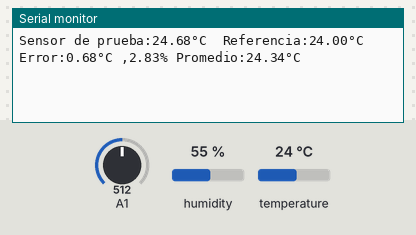
Simulated run of this sketch. Board: Arduino Uno, built with avr-gcc and run on an emulated ATmega328P. Parts: the last lines printed to the serial monitor. Wiring (inferred from the names in the program): DHT11 sensor: data pin 2. The inputs (shaded band) are chosen by the test bench; at power-on: temperature 24 °C, A1 = 512, humidity 55 %.

Above: at 2.6 s.
2.7 s: temperature set to 12 °C
At 4.2 s:
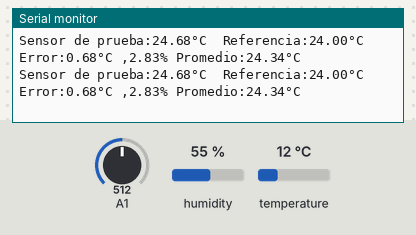
5.0 s: A1 set to 716
At 5.5 s:
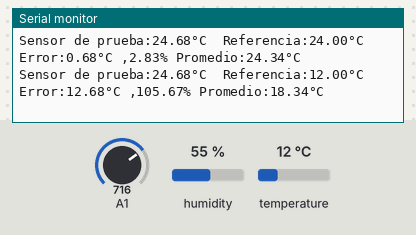
7.3 s: temperature set to 19 °C
At 9.2 s:
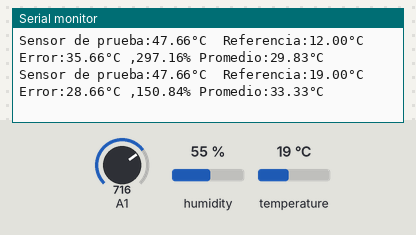
9.6 s: A1 set to 511
At 11.4 s:
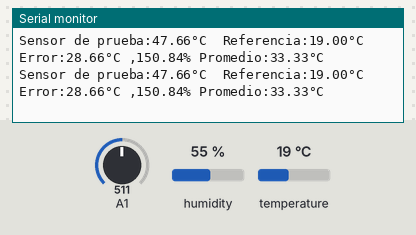
Timing chart, 0 to 12.9 s (numbered marks = the images above; inputs shaded):
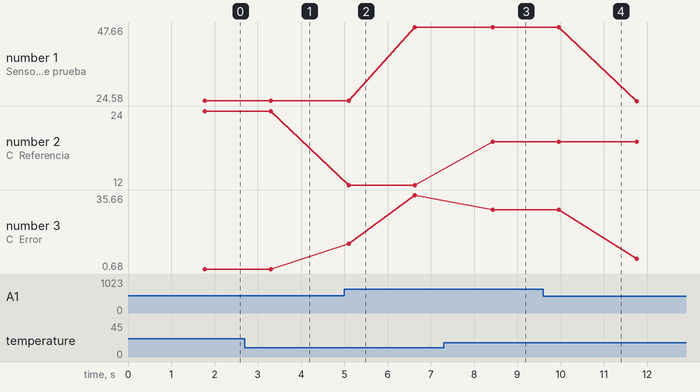

The sketch:

Dos_sensores.ino
```cpp
// Example testing sketch for various DHT humidity/temperature sensors
// Written by ladyada, public domain

float T, t, h, f, err, errp, mean;
#include "DHT.h"

#define DHTPIN 2     // what digital pin we're connected to

// Uncomment whatever type you're using!
#define DHTTYPE DHT11   // DHT 11
//define DHTTYPE DHT22   // DHT 22  (AM2302), AM2321
//#define DHTTYPE DHT21   // DHT 21 (AM2301)

DHT dht(DHTPIN, DHTTYPE);


void setup() {
  // put your setup code here, to run once:
  Serial.begin(9600);
  dht.begin();
}

void loop() {
  // put your main code here, to run repeatedly:
  //T = lm35();
  T = ntc();
  dht11();
  err = abs(T - t);
  errp = (err / t) * 100;
  mean = (T + t) / 2;
  Serial.println("Sensor de prueba:" + String(T) + "°C  " + "Referencia:" + String(t) + "°C  " + "Error:" + String(err) + "°C ," + "" + String(errp) + "%"  + " Promedio:" + String(mean) + "°C");

}


float lm35() {
  // read the input on analog pin 0:
  int sensorValue = analogRead(A0);
  // Convert the analog reading (which goes from 0 - 1023) to a voltage (0 - 5V):
  float milivoltage = sensorValue * (1 / 0.2046);
  float T =  milivoltage * 0.1;
  // print out the value you read:
  //Serial.println("Digito:" + String(sensorValue) + " " + "  Voltaje:" + String(milivoltage) + "mV" + "  Temperatura:" + String(T) + "°C");
  return T;
}

float ntc() {
  float R2 = 10020, c1 = 1.009249522e-03, c2 = 2.378405444e-04, c3 = 2.019202697e-07;
  int sensorValue = analogRead(A1);
  // Convert the analog reading (which goes from 0 - 1023) to a voltage (0 - 5V):
  float voltage = sensorValue * (5.0 / 1023.0);
  float R = R2 * ((5 / voltage) - 1);
  float T = (1.0 / (c1 + c2 * log(R) + c3 * pow(log(R), 3)));
  float C = T - 273.15;
  // print out the value you read:
  return C;
}

void dht11() {

  // Wait a few seconds between measurements.
  delay(1500);

  // Reading temperature or humidity takes about 250 milliseconds!
  // Sensor readings may also be up to 2 seconds 'old' (its a very slow sensor)
  h = dht.readHumidity();
  // Read temperature as Celsius (the default)
  t = dht.readTemperature();
  // Read temperature as Fahrenheit (isFahrenheit = true)
  f = dht.readTemperature(true);

  // Check if any reads failed and exit early (to try again).
  if (isnan(h) || isnan(t) || isnan(f)) {
    Serial.println("Failed to read from DHT sensor!");
    return;
  }
}
```

Measured:
- after the input at 7.3 s, the serial monitor: prints a new line after 1.1 s (image 3)
- plotted number 1: 24.68 → 47.66 after the input at 5.0 s, 47.66 → 24.58 after the input at 9.6 s
- plotted number 2: 12 → 19 after the input at 7.3 s
- plotted number 3: 0.68 → 35.66 after the input at 5.0 s, 35.66 → 28.66 after the input at 7.3 s, 28.66 → 5.58 after the input at 9.6 s
